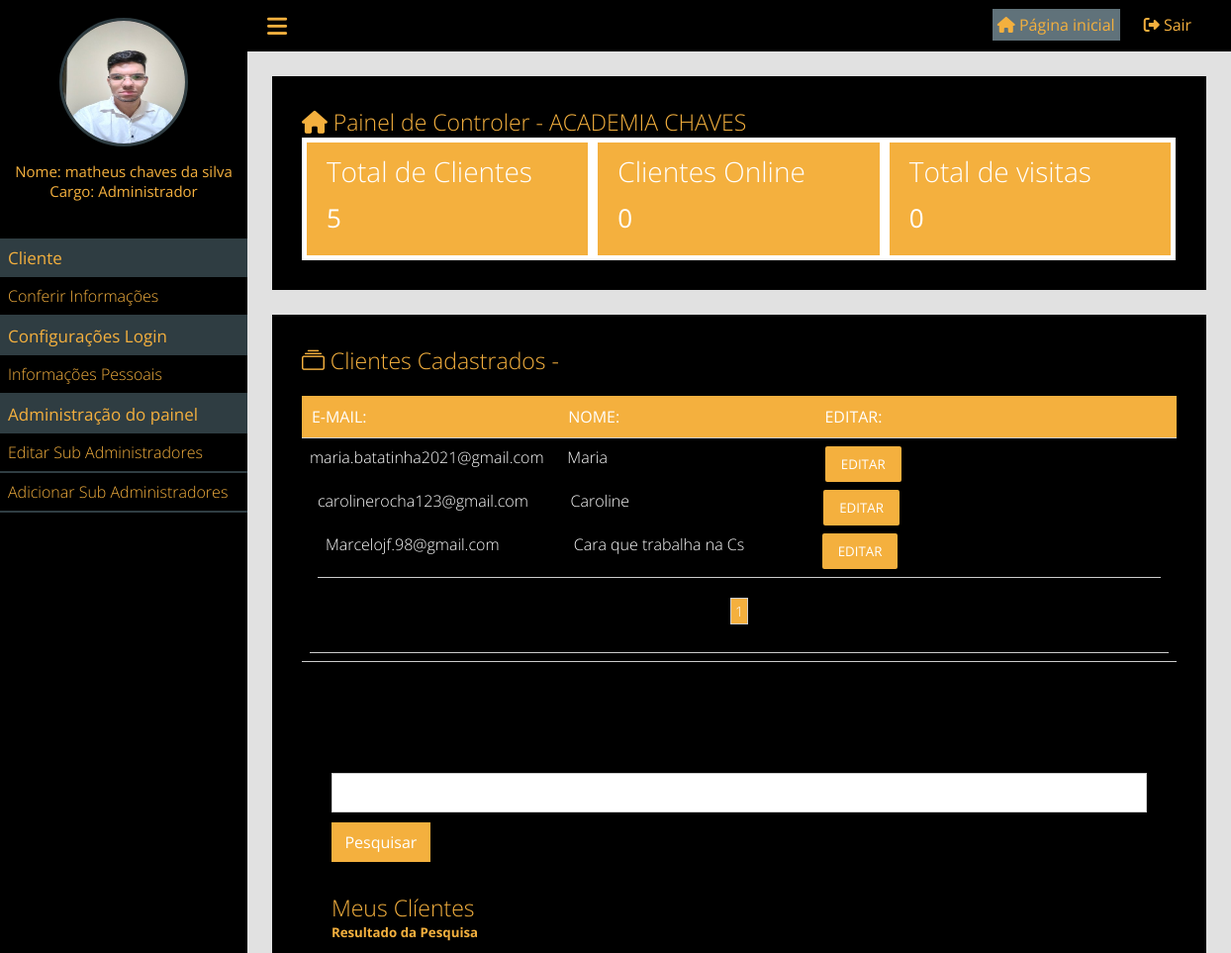
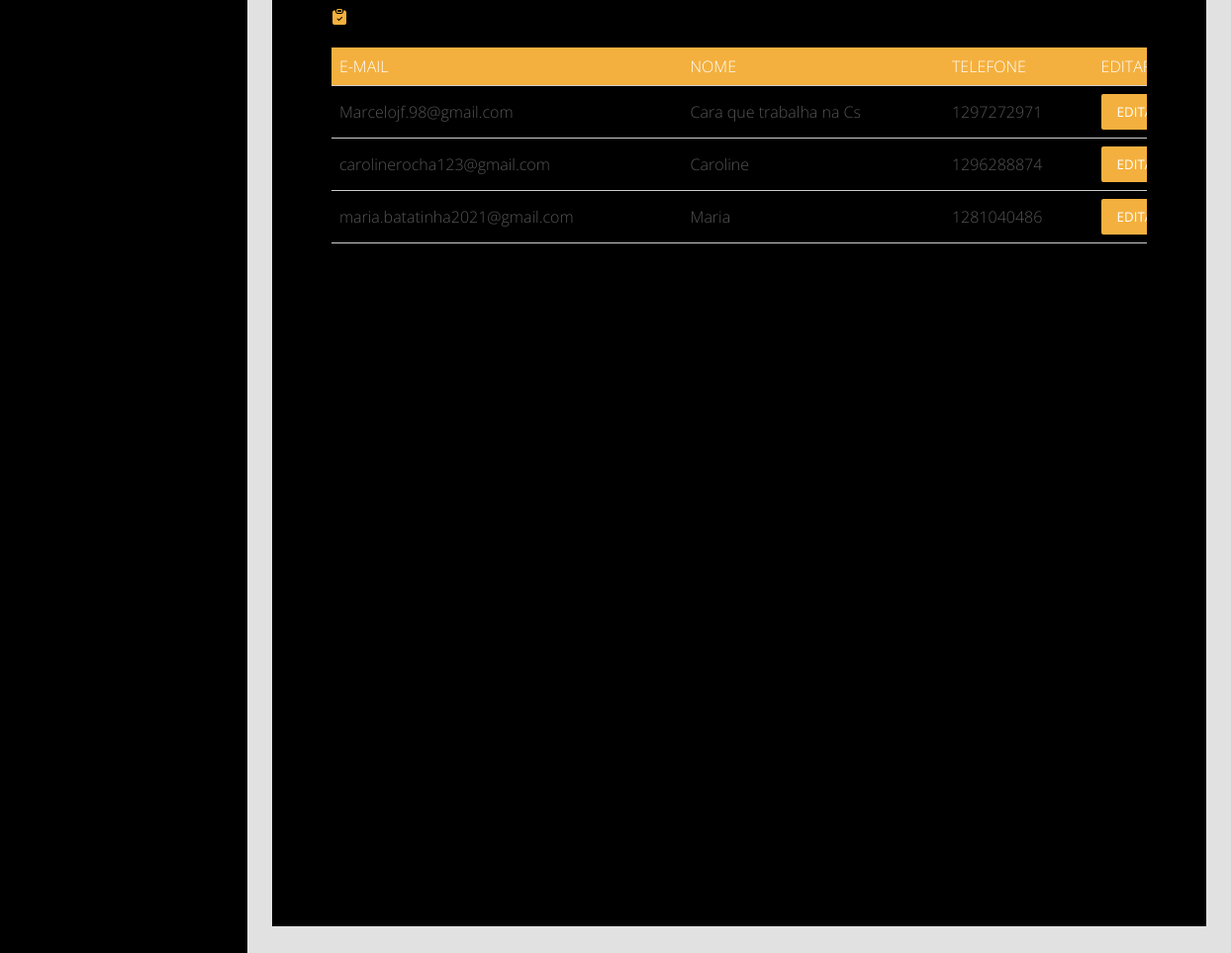
Page /painel/ (signed in) on the committed database (2 pictures, top to bottom).
### tables this page shows
CREATE TABLE `tb_clientes` (
  `id` int(11) NOT NULL,
  `nome` varchar(255) NOT NULL,
  `email` varchar(255) NOT NULL,
  `telefone` varchar(255) NOT NULL,
  `senha` varchar(255) NOT NULL,
  `dia_nascimento` varchar(255) NOT NULL,
  `mes` varchar(255) NOT NULL,
  `ano` varchar(255) NOT NULL,
  `sexo` varchar(255) NOT NULL,
  `objetivo` varchar(255) NOT NULL,
  `status` varchar(255) NOT NULL,
  `foto` varchar(255) NOT NULL,
  `cargo` int(11) NOT NULL,
  `ativo` int(2) NOT NULL DEFAULT 1
);

### classes/MySql.php (called while the page is built)
<?php
	class MySql{
		private static $pdo;
		public static function conectar(){
			if(self::$pdo == null){
				try{
				self::$pdo = new PDO('mysql:host='.HOST.';dbname='.DATABASE,USER,PASSWORD,array(PDO::MYSQL_ATTR_INIT_COMMAND => "SET NAMES utf8"));
				self::$pdo->setAttribute(PDO::ATTR_ERRMODE,PDO::ERRMODE_EXCEPTION);
				}catch(Exception $e){
					echo '<h2>Erro ao conectar</h2>';
				}
			}
			return self::$pdo;
		}
	}

### painel/pages/home.php (the view, shortened to what this page needs)
<?php
$pegarclienteTotais = MySql::conectar()->prepare('SELECT * FROM `tb_clientes` ');
$pegarclienteTotais->execute();
$pegarclienteTotais = $pegarclienteTotais->fetchAll();
$totalClientes = MySql::conectar()->prepare('SELECT * FROM `tb_clientes` ');
$totalClientes->execute();
$totalClientes = $totalClientes->rowCount();
$clientesOnline = MySql::conectar()->prepare("SELECT * FROM `tb_clientes` WHERE status = 'online' ");
$clientesOnline->execute();
$clientesOnline = $clientesOnline->rowCount();
$pegarvisitasTotais = MySql::conectar()->prepare('SELECT * FROM `tb_visitas` ');
$pegarvisitasTotais->execute();
$pegarvisitasTotais = $pegarvisitasTotais->rowCount();
$paginaAtual = isset($_GET['pagina']) ? (int) $_GET['pagina'] : 1;
$porPagina = 3;
$clientesPaginas = Painel::selectAllCargo('tb_clientes', ($paginaAtual - 1) * $porPagina, $porPagina);
?>
<link rel="stylesheet" href="https://cdn.jsdelivr.net/npm/bootstrap-icons@1.11.3/font/bootstrap-icons.min.css">
<?php if($_SESSION['cargo'] != 1){   ?>
<div class="box-content  w100">
    <h2><i class="fa-solid fa-house"></i> Painel de Controler - <?php echo NOME_EMPRESA; ?></h2>
    <div class="metricas">
     <div class="box-metrica-single">
        <div class="box-metrica-wraper">
            <h2>Total de Clientes</h2>
            <p><?php echo $totalClientes; ?></p>
        </div>
     </div>
     <div class="box-metrica-single">
        <div class="box-metrica-wraper">
            <h2>Clientes Online</h2>
            <p><?php echo $clientesOnline; ?></p>
        </div>
     </div>
     <div class="box-metrica-single">
        <div class="box-metrica-wraper">
            <h2>Total de visitas</h2>
            <p><?php echo $pegarvisitasTotais; ?></p>
        </div>
     </div>
     </div>
  </div>
<?php } ?>
 <?php if($_SESSION['cargo'] != 1){   ?>
  <div class="box-content  w100">
    <h2><i class="bi bi-collection"></i> Clientes Cadastrados - <?php ?></h2>
      <div class="table-responsive">
        <div class="row">
            <div class="col">
                <span>E-MAIL:</span>
            </div>
            <div class="col">
                <span>NOME:</span>
            </div>
            <div class="col">
                <span>EDITAR:</span>
            </div>
        </div>
        <?php foreach ($clientesPaginas as $key) { ?>
        <div class="row">
            <div class="col">
                <span><?php echo $key['email']; ?></span>
            </div>
            <div class="col">
                <span><?php echo $key['nome']; ?></span>
            </div>
            <div class="col">
                <button class="editar-btn-cliente"><a href="<?php echo INCLUDE_PATH_PAINEL ?>editar-cliente?id=<?php echo $key['id']; ?>">EDITAR</a></button>
            </div>
            <?php } ?>
        </div>
        <?php } ?>
        <div class="paginacao">
        <?php if($_SESSION['cargo'] != 1){   ?>
      <?php
            $totalPaginas = ceil(count(Painel::selectAll('tb_clientes'))) / $porPagina;
            for ($i = 1; $i <= $totalPaginas; ++$i) {
              if ($i == $paginaAtual) {
                  echo "<a class='page-selected' href='".INCLUDE_PATH_PAINEL."home?pagina=$i'>$i</a>";
              } else {
                  echo "<a  href='".INCLUDE_PATH_PAINEL."home?pagina=$i'>$i</a>";
              }
          }
      ?>
    </div>
    </div>
  </div>
  <?php } ?>
<br><br>
<div class="box-content">
<?php if($_SESSION['cargo'] != 1){
$filtro = isset($_GET['filtro']) ? $_GET['filtro'] : '';
$pesquisa = MySql::conectar()->prepare("SELECT * FROM tb_clientes WHERE nome LIKE '%$filtro%' AND cargo = 1 ORDER BY nome ASC");
$pesquisa->execute();
$pesquisa = $pesquisa->fetchAll();
?>
 <form method="GET" action="">
    <input type="text" name="filtro" required autofocus>
    <input type="submit" value="Pesquisar" class="btn btn-success text-dark">
 </form>
 <h2>Meus Clíentes</h2>
 <h5><?php echo "Resultado da Pesquisa  <strong>$filtro</strong><br><br>"; ?></h5>
<i class="bi bi-clipboard-check-fill"></i>
<div class="wraper-table">
    <table>
        <tr>
            <td>E-MAIL</td>
            <td>NOME</td>
            <td>TELEFONE</td>
            <td>EDITAR</td>
        </tr>
        <?php
         foreach ($pesquisa as $key => $valuePesq) {
             ?>
        <tr>
            <td>
                <?php echo $valuePesq['email']; ?>
            </td>
            <td>
            <?php echo $valuePesq['nome']; ?>
            </td>
            <td>
            <?php echo $valuePesq['telefone']; ?>
            </td>
            <td>
             <button class="editar-btn-cliente"><a href="<?php echo INCLUDE_PATH_PAINEL ?>editar-cliente?id=<?php echo $valuePesq['id']; ?>">EDITAR</a></button>
            </td>
        </tr>
    <?php } ?>
    </table>
    </div>
<?php } ?>
</div>
  <div class="box-content  w100">
  <?php if($_SESSION['cargo'] != 1){   ?>
   <?php
    $x = 0;
    $y = 0;
    $sexoClientes = MySql::conectar()->prepare('SELECT * FROM `tb_clientes` ');
    $sexoClientes->execute();
    $sexoClientes = $sexoClientes->fetchAll();
foreach ($sexoClientes as $key => $value) {
    if ($value['sexo'] == 'masculino') {
        ++$x;
    } elseif ($value['sexo'] == 'Feminino') {
        ++$y;
    }
}
?>
   <?php
  echo "
    <script type='text/javascript' src='https://www.gstatic.com/charts/loader.js'></script>
    <script type='text/javascript'>
      google.charts.load('current', {packages:['corechart']});
      google.charts.setOnLoadCallback(drawChart);
      function drawChart() {
        var data = google.visualization.arrayToDataTable([
          ['', 'Hours per Day'],
          ['Homens',     $x],
          ['Mulheres',      $y],
        ]);
        var options = {
          title: 'Sexo',
          is3D: true,
        };
        var chart = new google.visualization.PieChart(document.getElementById('piechart_3d'));
        chart.draw(data, options);
      }
    </script>
    <div id='piechart_3d' style='width: 900px; height: 500px;'></div>
     ";
?>
  </div>
  <?php } ?>

### painel/index.php
<?php
include '../config.php';
if (Painel::logado() == false) {
    include 'login.php';
} else {
    if ($_SESSION['cargo'] == 2 || $_SESSION['cargo'] == 3) {
        include 'main_admin.php';
    } else {
        include 'main_cliente.php';
    }
}

### painel/main_admin.php (shortened to what this page needs)
<!DOCTYPE html>
<html lang="pt-br">
<head>
    <link rel="stylesheet" href="<?php echo INCLUDE_PATH_PAINEL; ?>css/style.css">
    <link rel="stylesheet" href="https://cdnjs.cloudflare.com/ajax/libs/font-awesome/6.5.1/css/all.min.css">
</head>
<body>
<div class="menu">
    <div class="menu-wraper">
    <div class="box-usuario">
        <?php
            if ($_SESSION['foto'] == '') {
                ?>
        <div class="avatar-usuario">
          <i class="fa-solid fa-user"></i>
        </div>
        <?php } else { ?>
        <div class="imagem-usuario">
          <img src="<?php echo INCLUDE_PATH_PAINEL; ?>uploads/<?php echo $_SESSION['foto']; ?>" alt="">
        </div>
       <?php } ?>
        <div class="nome-usuario">
            <p>Nome: <?php echo $_SESSION['nome']; ?></p>
            <p>Cargo: <?php echo pegaCargo($_SESSION['cargo']); ?><p>
        </div>
    </div>
    <div class="items-menu">
		<h2>Cliente</h2>
		<a <?php selecionarMenu('conferir-informacoes'); ?>  href="<?php echo INCLUDE_PATH_PAINEL; ?>conferir-informacoes">Conferir Informações</a>
		<h2>Configurações Login</h2>
		<a <?php selecionarMenu('informacoes-pessoais'); ?>  href="<?php echo INCLUDE_PATH_PAINEL; ?>informacoes-pessoais">Informações Pessoais</a>
		<h2>Administração do painel</h2>
		<a <?php selecionarMenu('editar-usuario'); ?>  href="<?php echo INCLUDE_PATH_PAINEL; ?>editar-usuario">Editar Sub Administradores</a>
        <?php if($_SESSION['cargo'] == 3){ ?>
		<a  <?php selecionarMenu('adicionar-usuario'); ?> <?php vereficaPermissaoMenu(2); ?> href="<?php echo INCLUDE_PATH_PAINEL; ?>adicionar-usuario">Adicionar Sub Administradores</a>
        <?php } ?>
    </div>
    </div>
</div>
<header>
    <div class="center">
        <div class="menu-btn">
        <i style="color: #F4B03E;" class="fa-solid fa-bars"></i>
        </div>
    <div class="loggout">
        <a <?php if (@$_GET['url'] == '') { ?> style="padding:5px; background-color: #60727a;" <?php } ?> href="<?php echo INCLUDE_PATH_PAINEL; ?>"><i style="color: #F4B03E;" class="fa-solid fa-house"></i> <span style="color: #F4B03E;">Página inicial</span></a>
        <a href="<?php echo INCLUDE_PATH_PAINEL; ?>?loggout"><i style="color: #F4B03E;" class="fa-solid fa-right-from-bracket"></i> <span style="color: #F4B03E;">Sair</span></a>
    </div>
    </div>
</header>
<div class="content">
  <?php Painel::carregarPagina(); ?>
</div>
</body>
</html>

### config.php (shortened to what this page needs)
<?php
function pegaCargo($cargo)
{
    $array = ['0' => 'Normal',  '1' => 'Usuário', '2' => 'Sub Administrador', '3' => 'Administrador'];
    return $array[$cargo];
}
function selecionarMenu($par)
{
    $url = explode('/', @$_GET['url'])[0];
    if ($url == $par) {
        echo 'class=menu-active';
    }
}
function vereficaPermissaoMenu($permissao)
{
    if ($_SESSION['cargo'] >= $permissao) {
        return;
    } else {
        echo "style='display:none;'";
    }
}

### classes/Painel.php (shortened to what this page needs)
<?php
class Painel
{
    public static function logado()
    {
        return isset($_SESSION['login']) ? true : false;
    }
    public static function carregarPagina()
    {
        if (isset($_GET['url'])) {
            $url = explode('/', $_GET['url']);
            if (file_exists('pages/'.$url[0].'.php')) {
                include 'pages/'.$url[0].'.php';
            } else {
                header('Location: '.INCLUDE_PATH_PAINEL);
            }
        } else {
            include 'pages/home.php';
        }
    }
    public static function selectAll($tabela, $start = null, $end = null)
    {
        if ($start == null && $end == null) {
            $sql = MySql::conectar()->prepare("SELECT * FROM `$tabela`");
        } else {
            $sql = MySql::conectar()->prepare("SELECT * FROM `$tabela` ORDER BY id ASC LIMIT $start,$end");
        }
        $sql->execute();
        return $sql->fetchAll();
    }
    public static function selectAllCargo($tabela, $start = null, $end = null)
    {
        if ($start == null && $end == null) {
            $sql = MySql::conectar()->prepare("SELECT * FROM `$tabela`");
        } else {
            $sql = MySql::conectar()->prepare("SELECT * FROM `$tabela` WHERE cargo = 1 ORDER BY id ASC LIMIT $start,$end");
        }
        $sql->execute();
        return $sql->fetchAll();
    }
}

### painel/css/style.css (style rules this page uses)
* { margin: 0; padding: 0; box-sizing: border-box; font-family: "Open Sans"; }
html,body { height: 100%; background: rgb(225,225,225); }
body { overflow-x: hidden; }
.center { padding:0 2%;margin:0 auto; }
.loggout { float: right; }
.loggout a { padding: 0 20px; position: relative; top: 4px; text-decoration: none; color: white; font-size: 16px; }
.loggout a > span { font-size: 16px; text-decoration: none; }
.menu-btn { float: left; cursor: pointer; font-size: 23px; color: white; }
.menu-wraper { width:250px; }
div.menu { overflow-x:hidden; overflow-y: auto; height: 100%; padding:10px 0; position: fixed; left: 0; top: 0; background: black; float: left; width: 250px; }
header { position: relative; left: 250px; padding: 10px 0; background: black; width: calc(100% - 250px); }
.content { width: calc(100% - 250px); position: relative; left: 250px; padding: 2%; }
.items-menu { margin-top: 30px; background-color: black; }
.items-menu h2 { text-align: left; font-weight: normal; font-size: 17px; background: #2F3D42; color: #F4B03E;; padding:8px; }
.items-menu a { display: block; padding: 8px; font-weight: 300; font-size: 16px; text-decoration: none; color: #F4B03E; border-bottom: 2px solid #2F3D42; }
div.box-usuario { padding: 8px; text-align: center; }
.imagem-usuario { display: inline-block; width: 130px; height: 130px; position: relative; border-radius: 50%; border: 3px solid #2F3D42; }
.imagem-usuario img { position: absolute; left: 0; top: 0; width: 100%; height: 100%; border-radius: 50%; }
.nome-usuario { text-align: center; margin-top: 10px; }
.nome-usuario p { color: #F4B03E; font-size: 15px; font-weight: normal; }
.w100 { width: 100%; }
.box-content { background: black; color: #F4B03E; padding: 30px; margin-bottom: 25px; }
.box-content h2 { font-weight: 300; font-size: 23px; }
.wraper-table { overflow-x: auto; }
table { font-weight: 300; min-width: 900px; margin:20px 0; width: 100%; border-collapse: collapse; }
table tr:nth-of-type(1) { background: #F4B03E; color: white; }
table tr { border-bottom: 1px solid #ccc; }
table tr { color: #555; }
table td { padding: 8px; }
.paginacao { margin:20px 0; text-align: center; }
.paginacao a { font-size: 14px; margin:0 8px; display: inline-block; padding: 3px 4px; border: 1px solid #ccc; text-decoration: none; color: white; }
.paginacao a.page-selected { background: #F4B03E; }
.box-metrica-single { float: left; position: relative; width: 33.3%; background: #F4B03E; border: 5px solid white; }
.box-metrica-wraper { padding: 10px 20px; text-align: left; color: white; }
.box-metrica-wraper h2 { font-size: 28px; }
.box-metrica-wraper p { padding: 10px 0; font-size: 26px; }
.table-responsive { margin:20px auto; font-weight: 300; }
.table-responsive .row:nth-of-type(1) { font-weight: normal; background: #F4B03E; padding: 10px; color: white; }
.table-responsive .row { color: white; padding: 8px; border-bottom: 1px solid #ccc; }
.col { float: left; width: 30%; }
.editar-btn-cliente { border: none; border-radius: 2px; display: inline-block; height: 36px; line-height: 36px; padding: 0 16px; text-transform: uppercase; vertical-align: middle; background-color: #F4B03E; }
.editar-btn-cliente a { text-decoration: none; color: white; }
.box-content form { margin:30px 0; }
.box-content form input[type=text], .box-content form input[type=password], .box-content form input[type=email] { margin-top:8px; font-size: 16px; font-weight: normal; color: black; width: 100%; height: 40px; border: 1px solid #ccc; padding-left: 8px; }
.box-content form input[type=submit] { width: 100px; height: 40px; cursor: pointer; margin-top: 10px; font-size: 16px; background: #F4B03E; color: white; border: 0; }

### rows in the picture
tb_clientes: email "maria.batatinha2021@gmail.com", nome "Maria", telefone "1281040486"
tb_clientes: email "carolinerocha123@gmail.com", nome "Caroline", telefone "1296288874"
tb_clientes: email "Marcelojf.98@gmail.com", nome "Cara que trabalha na Cs", telefone "1297272971"

### other values in the picture
$_SESSION['nome'] "matheus chaves da silva"
pegaCargo($_SESSION['cargo']) "Administrador"
NOME_EMPRESA "ACADEMIA CHAVES"
$totalClientes "5"
$clientesOnline "0"
$pegarvisitasTotais "0"
